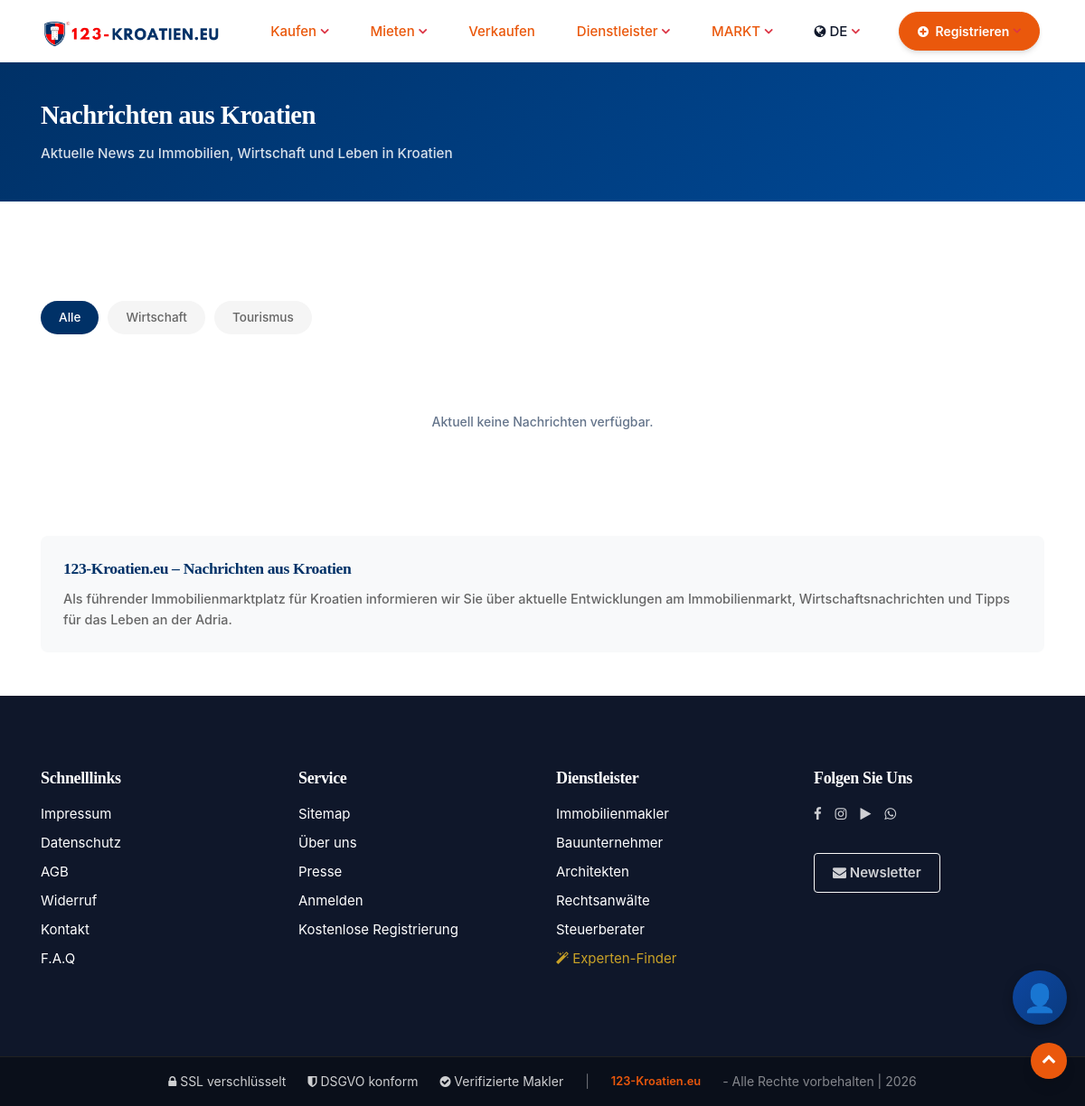
The app's page /ge/kroatien/nachrichten/ with its own data.
### pages/models.py (models this page shows)
class Translation(models.Model):
    PAGES = (
        ('home', 'home'),
        ('about', 'about'),
        ('listings', 'listings'),
        ('property details', 'property details'),
        ('blog', 'blog'),
        ('blog details', 'blog details'),
        ('contact', 'contact'),
        ('privacy', 'privacy'),
        ('navbar', 'navbar'),
        ('add-property', 'add-property'),
        ('profile', 'profile'),
        ('footer', 'footer'),
        ('login', 'login'),
        ('signup', 'signup'),
        ('faq', 'faq'),
        ('forget-password', 'forget-password'),
        ('reset-password', 'reset-password')
    )
    name = models.CharField(max_length=255, unique=True)
    page = models.CharField(max_length=50, choices=PAGES)
    english_content = models.TextField(blank=True)
    german_content = models.TextField(blank=True)
    french_content = models.TextField(blank=True)
    greek_content = models.TextField(blank=True)
    croatian_content = models.TextField(blank=True)
    polish_content = models.TextField(blank=True)
    czech_content = models.TextField(blank=True)
    russian_content = models.TextField(blank=True)
    swedish_content = models.TextField(blank=True)
    norway_content = models.TextField(blank=True)
    slovak_content = models.TextField(blank=True)
    dutch_content = models.TextField(blank=True)
    class Meta:
        ordering = ['name']

### main/views.py (the view, shortened to what this page needs)
# urls.py: path("ge/kroatien/nachrichten/", news_page, {"country": "kroatien", "lang": "ge"}, name="news-ge-direct"),
def news_page(request, country=None, lang=None):
    if lang is None:
        lang = request.session.get('site_language', 'ge')
    """
    News-Seite mit Kroatien-Nachrichten
    SEO & AI optimiert
    """
    trans = NEWS_TRANSLATIONS.get(lang, NEWS_TRANSLATIONS['ge'])
    news_items = fetch_news_feeds()
    category = request.GET.get('category', 'all')
    if category != 'all':
        news_items = [n for n in news_items if n['category'] == category]
    lang = request.session.get('site_language', 'ge')
    context = {
        'news_items': news_items[:30],  # Max 30 Artikel
        'trans': trans,
        'lang': lang,
        'current_category': category,
        'meta_title': trans['meta_title'],
        'meta_description': trans['meta_description'],
    }
    return render(request, 'main/news.html', context)

### templates/main/news.html (shortened to what this page needs)
{% extends 'include/base.html' %}
{% load static %}
{% block body %}
<div class="news-header">
    <div class="container">
        <h1>{{ trans.title }}</h1>
        <p>{{ trans.subtitle }}</p>
    </div>
</div>
<section class="container pb-5">
    <div class="filter-pills">
        <a href="?category=all" class="filter-pill {% if current_category == 'all' %}active{% endif %}">
            {{ trans.categories.all }}
        </a>
        <a href="?category=general" class="filter-pill {% if current_category == 'general' %}active{% endif %}">
            {{ trans.categories.economy }}
        </a>
        <a href="?category=tourism" class="filter-pill {% if current_category == 'tourism' %}active{% endif %}">
            {{ trans.categories.tourism }}
        </a>
    </div>
    {% if news_items %}
    <div class="news-grid">
        {% for news in news_items %}
        <article class="news-card">
            <div class="news-card-image">
                {% if news.image %}
                <img src="{{ news.image }}" alt="{{ news.title|truncatechars:50 }}" loading="lazy">
                {% else %}
                <span class="flag-placeholder">🇭🇷</span>
                {% endif %}
            </div>
            <div class="news-card-body">
                <h3 class="news-card-title">{{ news.title|truncatechars:80 }}</h3>
                {% if news.description %}
                <p class="news-card-excerpt">{{ news.description|striptags|truncatechars:120 }}</p>
                {% endif %}
                <div class="news-card-footer">
                    <div class="news-card-meta">
                        <span class="source">{{ news.source }}</span><br>
                        <span>{{ news.published|date:"d.m.Y" }}</span>
                    </div>
                    <a href="{{ news.link }}" target="_blank" rel="noopener" class="news-card-link">
                        {{ trans.read_more }} →
                    </a>
                </div>
            </div>
        </article>
        {% endfor %}
    </div>
    {% else %}
    <div class="no-news">
        <p>{{ trans.no_news }}</p>
    </div>
    {% endif %}
    <div class="seo-footer">
        <h2>123-Kroatien.eu – {{ trans.title }}</h2>
        <p>
            {% if lang == 'ge' %}
            Als führender Immobilienmarktplatz für Kroatien informieren wir Sie über aktuelle Entwicklungen am Immobilienmarkt, Wirtschaftsnachrichten und Tipps für das Leben an der Adria.
            {% elif lang == 'en' %}
            As the leading real estate marketplace for Croatia, we keep you informed about current developments in the property market, economic news and tips for life on the Adriatic.
            {% elif lang == 'hr' %}
            Kao vodeće tržište nekretnina za Hrvatsku, informiramo vas o aktualnim zbivanjima na tržištu nekretnina, ekonomskim vijestima i savjetima za život na Jadranu.
            {% else %}
            123-Kroatien.eu - Your real estate marketplace for Croatia.
            {% endif %}
        </p>
    </div>
</section>
{% endblock %}

### templates/include/base.html (shortened to what this page needs)
<!DOCTYPE html>
{% load static %}
{% load i18n %}
<html>
<head>
    <link href="{% static 'css/styles.css' %}" rel="stylesheet" type="text/css">
    <link href="{% static 'css/custom.css' %}" rel="stylesheet" type="text/css">
    <link href="{% static 'css/modern-theme.css' %}" rel="stylesheet" type="text/css">
    <link rel="stylesheet" href="https://cdnjs.cloudflare.com/ajax/libs/font-awesome/4.7.0/css/font-awesome.min.css">
</head>
<body>
        <nav class="navbar navbar-nav navbar-hover navbar-expand-lg navbar-soft">
            <div class="container">
                <a class="navbar-brand" href="/">
                    <img src="{% static 'images/logo-black2.png' %}" alt="logo" class="img-fluid" style="width: 270px;">
                </a>
                <div class="collapse navbar-collapse" id="main_nav99">
                    <ul class="navbar-nav mx-auto">
                        <li class="nav-item dropdown">
                            <a class="nav-link active dropdown-toggle" href="" data-toggle="dropdown">{{ nav_buy }}</a>
                        </li>
                        <li class="nav-item dropdown">
                            <a class="nav-link active dropdown-toggle" href="" data-toggle="dropdown">{{ nav_rent }}</a>
                        </li>
                        <li class="nav-item">
                            <a class="nav-link active" href="{% url 'main:owner' %}">{{ nav_sell }}</a>
                        </li>
                        <li class="nav-item dropdown">
                            <a class="nav-link active dropdown-toggle" href="#" data-toggle="dropdown">{{ nav_services }}</a>
                        </li>
                        <li class="nav-item dropdown">
                            <a class="nav-link active dropdown-toggle" href="#" data-toggle="dropdown">{{ nav_market }}</a>
                        </li>
                        <li class="nav-item dropdown">
                            <a class="nav-link dropdown-toggle" href="#" data-toggle="dropdown">
                                <i class="fa fa-globe"></i> {% if language == 'ge' %}DE{% elif language == 'en' %}EN{% elif language == 'hr' %}HR{% elif language == 'fr' %}FR{% elif language == 'pl' %}PL{% elif language == 'cz' %}CZ{% elif language == 'ru' %}RU{% elif language == 'gr' %}GR{% elif language == 'sw' %}SW{% elif language == 'no' %}NO{% elif language == 'sk' %}SK{% elif language == 'nl' %}NL{% else %}DE{% endif %}
                            </a>
                        </li>
                    </ul>
                    <ul class="navbar-nav">
                        <li class="nav-item dropdown">
                            <a href="#" class="btn btn-danger text-capitalize dropdown-toggle" data-toggle="dropdown">
                                <i class="fa fa-plus-circle mr-1"></i> {{ nav_register_service }}
                            </a>
                        </li>
                    </ul>
                </div>
            </div>
        </nav>
        {% block body %}
        {% endblock body%}
        {% include 'include/footer.html' %}
        <a href="javascript:" id="return-to-top"><i class="fa fa-chevron-up"></i></a>
        {% include "chatbot_widget.html" %}
    </body>
</html>

### templates/include/footer.html
{% load static %}
<footer>
    <div class="myFooterBg wrapper__footer">
        <div class="container">
            <div class="row">
                <div class="col-md-3">
                    <div class="widget__footer">
                        <h4 class="footer-title">{{Quick_Links}}</h4>
                        <ul class="list-unstyled footer-links">
                            <li><a href="{% url 'main:imprint' %}" class="text-white">{{Imprint}}</a></li>
                            <li><a href="{% url 'main:data-protection' %}" class="text-white">{{PrivacyPolicy}}</a></li>
                            <li><a href="{% url 'main:agb' %}" class="text-white">{{TermsConditions}}</a></li>
                            <li><a href="{% url 'main:cancellation-policy' %}" class="text-white">{{Withdrawal}}</a></li>
                            <li><a href="{% url 'main:contact' %}" class="text-white">{{Contact}}</a></li>
                            <li><a href="{% url 'main:faq' %}" class="text-white">{{nav_faq}}</a></li>
                        </ul>
                    </div>
                </div>
                <div class="col-md-3">
                    <div class="widget__footer">
                        <h4 class="footer-title">{{Service}}</h4>
                        <ul class="list-unstyled footer-links">
                            <li><a href="#" class="text-white">{{Sitemap}}</a></li>
                            <li><a href="{% url 'main:about' %}" class="text-white">{{ nav_about }}</a></li>
                            <li><a href="{% url 'main:blog-single-1' %}" class="text-white">{{Press}}</a></li>
                            {% if user.is_authenticated %}
                            <li><a href="#" class="text-white"><i class="fa fa-user"></i> {{ user.username }}</a></li>
                            {% if user.is_authenticated %}
                            {% if user.professional.professional_type == 'real_estate_agent' or user.professional.professional_type == 'construction_company' %}<li><a href="{% url 'main:makler_dashboard' %}" class="text-white"><i class="fa fa-building"></i> Makler-Portal</a></li>{% elif user.professional %}<li><a href="{% url 'professional_portal:dashboard' %}" class="text-white"><i class="fa fa-briefcase"></i> Mein Portal</a></li>{% endif %}
                            {% endif %}
                            <li><a href="{% url 'account:logout' %}" class="text-white">{{ nav_logout }}</a></li>
                            {% else %}
                            <li><a href="{% url 'account:login' %}" class="text-white">{{Login}}</a></li>
                            <li><a href="{% url 'account:signup' %}" class="text-white">{{FreeRegistration}}</a></li>
                            {% endif %}
                        </ul>
                    </div>
                </div>
                <div class="col-md-3">
                    <div class="widget__footer">
                        <h4 class="footer-title">{{footer_services}}</h4>
                        <ul class="list-unstyled footer-links">
                            <li><a href="/{{ language }}/{{ country_name }}/{{ url_realtor }}/" class="text-white">{{dropdown_realtor}}</a></li>
                            <li><a href="/{{ language }}/{{ country_name }}/{{ url_contractor }}/" class="text-white">{{dropdown_contractor}}</a></li>
                            <li><a href="/{{ language }}/{{ country_name }}/{{ url_architect }}/" class="text-white">{{dropdown_architect}}</a></li>
                            <li><a href="/{{ language }}/{{ country_name }}/{{ url_lawyer }}/" class="text-white">{{dropdown_lawyer}}</a></li>
                            <li><a href="/{{ language }}/{{ country_name }}/{{ url_tax_advisor }}/" class="text-white">{{dropdown_tax_advisor}}</a></li>
                            <li><a href="/{{ language }}/{{ url_experten_finder }}/" class="text-white" style="color:#c9a227 !important;"><i class="fa fa-magic"></i> {{ experten_finder_label }}</a></li>
                        </ul>
                    </div>
                </div>
                <div class="col-md-3">
                    <div class="widget__footer">
                        <h4 class="footer-title">{{follow_us}}</h4>
                        <div class="social-icons-row">
                            <a href="https://facebook.com" target="_blank"><i class="fa fa-facebook"></i></a>
                            <a href="https://instagram.com" target="_blank"><i class="fa fa-instagram"></i></a>
                            <a href="https://tiktok.com" target="_blank"><i class="fa fa-play"></i></a>
                            <a href="https://whatsapp.com" target="_blank"><i class="fa fa-whatsapp"></i></a>
                        </div>
                        <a href="{% url 'main:contact' %}?newsletter=1" class="btn btn-outline-light btn-sm mt-3">
                            <i class="fa fa-envelope"></i> {{newsletter}}
                        </a>
                    </div>
                </div>
            </div>
        </div>
    </div>
    <div class="bg__footer-bottom-v1">
        <div class="container">
            <div class="row" align="center">
                <div class="col-md-12">
                    <div style="display: flex; justify-content: center; align-items: center; flex-wrap: wrap; gap: 1.5rem; font-size: 0.8rem;"><span style="color: rgba(255,255,255,0.8);"><i class="fa fa-lock"></i> SSL verschlüsselt</span><span style="color: rgba(255,255,255,0.8);"><i class="fa fa-shield"></i> DSGVO konform</span><span style="color: rgba(255,255,255,0.8);"><i class="fa fa-check-circle"></i> Verifizierte Makler</span><span style="color: rgba(255,255,255,0.4);">|</span><a href="#" style="color: #E41F0E;">123-Kroatien.eu</a><span style="color: rgba(255,255,255,0.5);"> - Alle Rechte vorbehalten | 2026</span></div>
                </div>
            </div>
        </div>
    </div>
</footer>

### records on screen
Translation: german_content "Kaufen"
Translation: german_content "Mieten"
Translation: german_content "Verkaufen"
Translation: german_content "Dienstleister"
Translation: german_content "MARKT"
Translation: german_content "Registrieren"
Translation: german_content "Schnelllinks"
Translation: german_content "Impressum"
Translation: german_content "Datenschutz"
Translation: german_content "AGB"
Translation: german_content "Widerruf"
Translation: german_content "Kontakt"
Translation: german_content "F.A.Q"
Translation: german_content "Service"
Translation: german_content "Sitemap"
Translation: german_content "Über uns"
Translation: german_content "Presse"
Translation: german_content "Anmelden"
Translation: german_content "Kostenlose Registrierung"
Translation: german_content "Dienstleister"
Translation: german_content "Immobilienmakler"
Translation: german_content "Bauunternehmer"
Translation: german_content "Architekten"
Translation: german_content "Rechtsanwälte"
Translation: german_content "Steuerberater"
Translation: german_content "Folgen Sie Uns"
Translation: german_content "Newsletter"

### other values on screen
{{ trans.title }} "Nachrichten aus Kroatien"
{{ trans.subtitle }} "Aktuelle News zu Immobilien, Wirtschaft und Leben in Kroatien"
{{ trans.categories.all }} "Alle"
{{ trans.categories.economy }} "Wirtschaft"
{{ trans.categories.tourism }} "Tourismus"
{{ trans.no_news }} "Aktuell keine Nachrichten verfügbar."
{{ experten_finder_label }} "Experten-Finder"
